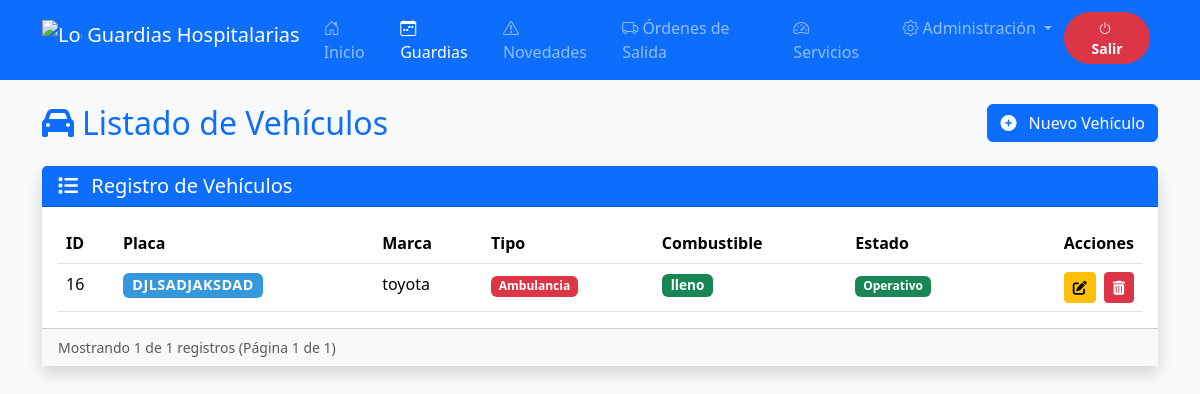
Screenshot of /sistema_guardias/modulos/vehiculos/listar_vehiculos.php (signed in) with the database file from the repository.
### tables this page shows
CREATE TABLE `vehiculos` (
  `id_vehiculo` int(11) NOT NULL,
  `placa` varchar(20) NOT NULL,
  `marca` varchar(50) NOT NULL,
  `tipo` enum('ambulancia','administrativo') NOT NULL,
  `combustible` enum('lleno','3/4','medio','1/4','reserva','vacio') NOT NULL,
  `operativo` tinyint(1) NOT NULL DEFAULT 1
);

### sistema_guardias/includes/funciones/funciones_autenticacion.php (called while the page is built, shortened)
<?php
function es_admin() {
    return isset($_SESSION['usuario']['rol']) && $_SESSION['usuario']['rol'] === 'admin';
}

### sistema_guardias/includes/funciones/funciones_vehiculos.php (called while the page is built, shortened)
<?php
function contarVehiculos($conn) {
    $sql = "SELECT COUNT(*) as total FROM vehiculos";
    $stmt = $conn->prepare($sql);
    $stmt->execute();
    $resultado = $stmt->get_result();
    $fila = $resultado->fetch_assoc();
    return $fila['total'];
}
function obtenerVehiculosPaginados($conn, $limit, $offset) {
    $sql = "SELECT * FROM vehiculos LIMIT ?, ?";
    $stmt = $conn->prepare($sql);
    $stmt->bind_param('ii', $offset, $limit);
    $stmt->execute();
    $resultado = $stmt->get_result();
    return $resultado->fetch_all(MYSQLI_ASSOC);
}

### sistema_guardias/modulos/vehiculos/listar_vehiculos.php (the view, shortened to what this page needs)
<?php
require_once "../../includes/conexion.php";
require_once "../../includes/funciones/funciones_vehiculos.php";
require_once "../../includes/funciones/funciones_autenticacion.php";
$registrosPorPagina = 10;
$paginaActual = isset($_GET['pagina']) ? (int)$_GET['pagina'] : 1;
$offset = ($paginaActual - 1) * $registrosPorPagina;
try {
    $totalRegistros = contarVehiculos($conn);
    $totalPaginas = ceil($totalRegistros / $registrosPorPagina);
    $vehiculos = obtenerVehiculosPaginados($conn, $registrosPorPagina, $offset);
} catch (Exception $e) {
    error_log("Error en listar_vehiculos.php: " . $e->getMessage());
    $_SESSION['error_vehiculos'] = 'Error al cargar la lista de vehículos';
    $vehiculos = [];
    $totalRegistros = 0;
    $totalPaginas = 1;
}
?>
<!DOCTYPE html>
<html lang="es">
<head>
    <link href="../../assets/css/bootstrap.min.css" rel="stylesheet">
    <link href="https://cdn.jsdelivr.net/npm/bootstrap-icons@1.8.0/font/bootstrap-icons.css" rel="stylesheet">
    <link href="https://cdnjs.cloudflare.com/ajax/libs/font-awesome/6.0.0-beta3/css/all.min.css" rel="stylesheet">
</head>
<body class="bg-light">
    <?php include "../../includes/navbar.php"; ?>
    <div class="container py-4">
        <div class="d-flex justify-content-between align-items-center mb-4">
            <h2 class="mb-0 text-primary">
                <i class="fas fa-car me-2"></i>Listado de Vehículos
            </h2>
            <?php if (es_admin()): ?>
                <a href="crear_vehiculo.php" class="btn btn-primary">
                    <i class="fas fa-plus-circle me-2"></i> Nuevo Vehículo
                </a>
            <?php endif; ?>
        </div>
        <div class="card card-shadow">
            <div class="card-header bg-primary text-white">
                <h5 class="mb-0"><i class="fas fa-list me-2"></i> Registro de Vehículos</h5>
            </div>
            <div class="card-body">
                <div class="table-responsive">
                    <table class="table table-hover mb-0">
                        <thead class="table-header">
                            <tr>
                                <th>ID</th>
                                <th>Placa</th>
                                <th>Marca</th>
                                <th>Tipo</th>
                                <th>Combustible</th>
                                <th>Estado</th>
                                <th class="text-end">Acciones</th>
                            </tr>
                        </thead>
                        <tbody>
                            <?php if (count($vehiculos) > 0): ?>
                                <?php foreach ($vehiculos as $vehiculo): ?>
                                <tr class="hover-shadow">
                                    <td><?= htmlspecialchars($vehiculo['id_vehiculo']) ?></td>
                                    <td>
                                        <span class="badge badge-placa"><?= htmlspecialchars($vehiculo['placa']) ?></span>
                                    </td>
                                    <td><?= htmlspecialchars($vehiculo['marca']) ?></td>
                                    <td>
                                        <span class="badge <?= $vehiculo['tipo'] == 'ambulancia' ? 'badge-ambulancia' : 'badge-administrativo' ?>">
                                            <?= ucfirst($vehiculo['tipo']) ?>
                                        </span>
                                    </td>
                                    <td>
                                        <?php
                                        $combustibleClass = str_replace('/', '-', strtolower($vehiculo['combustible']));
                                        ?>
                                        <span class="badge badge-combustible combustible-<?= $combustibleClass ?>">
                                            <?= htmlspecialchars($vehiculo['combustible']) ?>
                                        </span>
                                    </td>
                                    <td>
                                        <span class="badge <?= $vehiculo['operativo'] ? 'bg-success' : 'bg-secondary' ?>">
                                            <?= $vehiculo['operativo'] ? 'Operativo' : 'No Operativo' ?>
                                        </span>
                                    </td>
                                    <td class="text-end">
                                        <div class="d-flex justify-content-end">
                                            <a href="editar_vehiculo.php?id=<?= $vehiculo['id_vehiculo'] ?>"
                                               class="btn btn-sm btn-warning me-2"
                                               title="Editar">
                                                <i class="fas fa-edit"></i>
                                            </a>
                                            <?php if (es_admin()): ?>
                                            <button class="btn btn-sm btn-danger"
                                                    title="Eliminar"
                                                    data-bs-toggle="modal"
                                                    data-bs-target="#confirmDeleteModal"
                                                    data-vehiculo-id="<?= $vehiculo['id_vehiculo'] ?>"
                                                    data-vehiculo-placa="<?= htmlspecialchars($vehiculo['placa']) ?>">
                                                <i class="fas fa-trash-alt"></i>
                                            </button>
                                            <?php endif; ?>
                                        </div>
                                    </td>
                                </tr>
                                <?php endforeach; ?>
                            <?php endif; ?>
                        </tbody>
                    </table>
                </div>
            </div>
            <div class="card-footer bg-light">
                <div class="d-flex justify-content-between align-items-center">
                    <small class="text-muted">
                        Mostrando <?= count($vehiculos) ?> de <?= $totalRegistros ?> registros
                        (Página <?= $paginaActual ?> de <?= $totalPaginas ?>)
                    </small>
                </div>
            </div>
    <?php include "../../includes/footer.php"; ?>
</body>
</html>

### sistema_guardias/modulos/vehiculos/listar_vehiculos.php (style rules this page uses)
.card-shadow { box-shadow: 0 0.5rem 1rem rgba(0, 0, 0, 0.15); border: none; border-radius: 0.5rem; }
.table-header { background-color: #2c3e50; color: white; }
.badge-placa { background-color: #3498db; font-size: 0.9em; letter-spacing: 0.5px; }
.badge-ambulancia { background-color: #dc3545; }
.badge-combustible { font-size: 0.85em; padding: 0.35em 0.65em; }
.combustible-lleno { background-color: #198754; }

### rows the page displays
vehiculos: id_vehiculo "16", placa "DJLSADJAKSDAD", marca "toyota", tipo "Ambulancia", combustible "lleno", operativo "Operativo"

### other values shown
count($vehiculos) "1"
$totalRegistros "1"
$paginaActual "1"
$totalPaginas "1"
